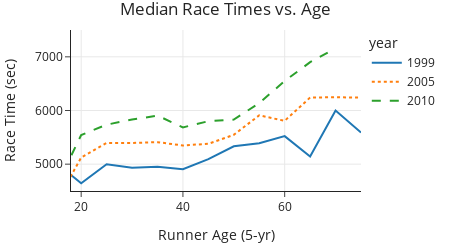

Notebook source saved alongside this figure:
### Code cell
fig = px.line(few, x='age5', y='time', color='year',
              line_dash='year',
              title='Median Race Times vs. Age',
              width=450, height=250,
             )
fig.update_xaxes(range=[18, 75], title="Runner Age (5-yr)")
fig.update_yaxes(range=[4500, 7500], title="Race Time (sec)")
margin(fig, t=30)

### Figure 1 — Plotly figure (JSON) as saved in the notebook; plotly's stock layout.template omitted (floating-point values rounded to 4 significant figures)
{"data": [{"hovertemplate": "year=1999<br>age5=%{x}<br>time=%{y}<extra></extra>", "legendgroup": "1999", "line": {"color": "#1F77B4", "dash": "solid"}, "marker": {"symbol": "circle"}, "mode": "lines", "name": "1999", "orientation": "v", "showlegend": true, "type": "scatter", "x": [15, 20, 25, 30, 35, 40, 45, 50, 55, 60, 65, 70, 75], "xaxis": "x", "y": [5030.0, 4643, 5000.0, 4932, 4952, 4906.0, 5094, 5334, 5389, 5522, 5142, 5998.0, 5591], "yaxis": "y"}, {"hovertemplate": "year=2005<br>age5=%{x}<br>time=%{y}<extra></extra>", "legendgroup": "2005", "line": {"color": "#FF7F0E", "dash": "dot"}, "marker": {"symbol": "circle"}, "mode": "lines", "name": "2005", "orientation": "v", "showlegend": true, "type": "scatter", "x": [15, 20, 25, 30, 35, 40, 45, 50, 55, 60, 65, 70, 75], "xaxis": "x", "y": [4274.0, 5123, 5395, 5394.0, 5410.0, 5349, 5379, 5548, 5910, 5807, 6242.0, 6248, 6239], "yaxis": "y"}, {"hovertemplate": "year=2010<br>age5=%{x}<br>time=%{y}<extra></extra>", "legendgroup": "2010", "line": {"color": "#2CA02C", "dash": "dash"}, "marker": {"symbol": "circle"}, "mode": "lines", "name": "2010", "orientation": "v", "showlegend": true, "type": "scatter", "x": [15, 20, 25, 30, 35, 40, 45, 50, 55, 60, 65, 70], "xaxis": "x", "y": [4562, 5544.0, 5736, 5831, 5905, 5685, 5800, 5831, 6138.0, 6550, 6900, 7157], "yaxis": "y"}], "layout": {"height": 250, "legend": {"title": {"text": "year"}, "tracegroupgap": 0}, "margin": {"t": 30}, "title": {"text": "Median Race Times vs. Age"}, "width": 450, "xaxis": {"anchor": "y", "domain": [0, 1], "range": [18, 75], "title": {"text": "Runner Age (5-yr)"}, "type": "linear"}, "yaxis": {"anchor": "x", "domain": [0, 1], "range": [4500, 7500], "title": {"text": "Race Time (sec)"}, "type": "linear"}}}
